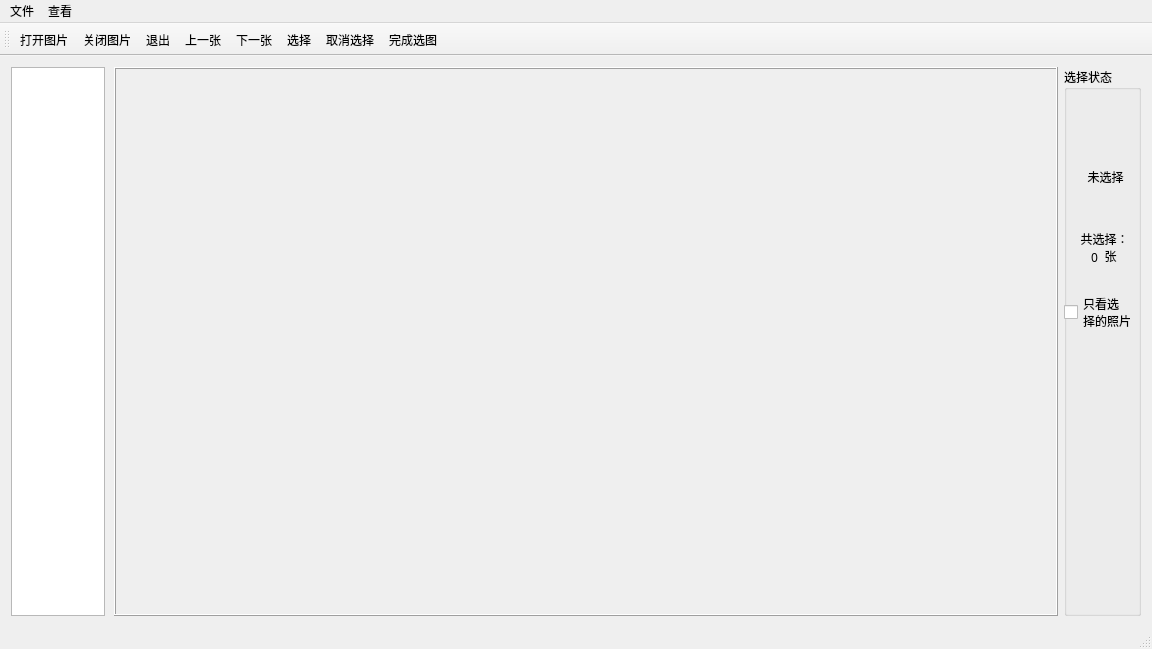
<?xml version="1.0" encoding="UTF-8"?>
<ui version="4.0">
 <class>MainWindow</class>
 <widget class="QMainWindow" name="MainWindow">
  <property name="geometry">
   <rect>
    <x>0</x>
    <y>0</y>
    <width>1152</width>
    <height>649</height>
   </rect>
  </property>
  <property name="font">
   <font>
    <family>WenQuanYi Micro Hei Mono</family>
   </font>
  </property>
  <property name="windowTitle">
   <string>MainWindow</string>
  </property>
  <widget class="QWidget" name="centralWidget">
   <layout class="QHBoxLayout" name="horizontalLayout_2">
    <item>
     <layout class="QHBoxLayout" name="horizontalLayout" stretch="1,0,10">
      <item>
       <widget class="QListView" name="listView"/>
      </item>
      <item>
       <spacer name="horizontalSpacer">
        <property name="orientation">
         <enum>Qt::Horizontal</enum>
        </property>
        <property name="sizeType">
         <enum>QSizePolicy::Fixed</enum>
        </property>
        <property name="sizeHint" stdset="0">
         <size>
          <width>3</width>
          <height>20</height>
         </size>
        </property>
       </spacer>
      </item>
      <item>
       <widget class="QWidget" name="widget" native="true">
        <layout class="QGridLayout" name="gridLayout">
         <property name="leftMargin">
          <number>0</number>
         </property>
         <property name="topMargin">
          <number>0</number>
         </property>
         <property name="rightMargin">
          <number>0</number>
         </property>
         <property name="bottomMargin">
          <number>0</number>
         </property>
         <item row="0" column="0">
          <widget class="QScrollArea" name="scrollArea">
           <property name="frameShape">
            <enum>QFrame::Box</enum>
           </property>
           <property name="frameShadow">
            <enum>QFrame::Raised</enum>
           </property>
           <property name="verticalScrollBarPolicy">
            <enum>Qt::ScrollBarAsNeeded</enum>
           </property>
           <property name="sizeAdjustPolicy">
            <enum>QAbstractScrollArea::AdjustToContents</enum>
           </property>
           <property name="widgetResizable">
            <bool>true</bool>
           </property>
           <widget class="QWidget" name="scrollAreaWidgetContents">
            <property name="geometry">
             <rect>
              <x>0</x>
              <y>0</y>
              <width>923</width>
              <height>501</height>
             </rect>
            </property>
            <widget class="QLabel" name="label">
             <property name="geometry">
              <rect>
               <x>10</x>
               <y>10</y>
               <width>991</width>
               <height>481</height>
              </rect>
             </property>
             <property name="text">
              <string/>
             </property>
             <property name="pixmap">
              <pixmap>:/pic/background.png</pixmap>
             </property>
             <property name="scaledContents">
              <bool>true</bool>
             </property>
             <property name="alignment">
              <set>Qt::AlignCenter</set>
             </property>
            </widget>
           </widget>
          </widget>
         </item>
        </layout>
       </widget>
      </item>
     </layout>
    </item>
    <item>
     <widget class="QGroupBox" name="groupBox">
      <property name="title">
       <string>选择状态</string>
      </property>
      <widget class="QLabel" name="label_select">
       <property name="geometry">
        <rect>
         <x>10</x>
         <y>30</y>
         <width>61</width>
         <height>61</height>
        </rect>
       </property>
       <property name="styleSheet">
        <string notr="true">border-image: url(:/pictures/unselect.ico);</string>
       </property>
       <property name="text">
        <string/>
       </property>
      </widget>
      <widget class="QLabel" name="label_select_status">
       <property name="geometry">
        <rect>
         <x>1</x>
         <y>99</y>
         <width>81</width>
         <height>21</height>
        </rect>
       </property>
       <property name="text">
        <string>未选择</string>
       </property>
       <property name="alignment">
        <set>Qt::AlignCenter</set>
       </property>
      </widget>
      <widget class="QCheckBox" name="checkBox_select">
       <property name="geometry">
        <rect>
         <x>0</x>
         <y>230</y>
         <width>81</width>
         <height>31</height>
        </rect>
       </property>
       <property name="text">
        <string>只看选
择的照片</string>
       </property>
      </widget>
      <widget class="QLabel" name="label_select_count">
       <property name="geometry">
        <rect>
         <x>10</x>
         <y>180</y>
         <width>41</width>
         <height>21</height>
        </rect>
       </property>
       <property name="text">
        <string>0</string>
       </property>
       <property name="alignment">
        <set>Qt::AlignCenter</set>
       </property>
      </widget>
      <widget class="QLabel" name="label_3">
       <property name="geometry">
        <rect>
         <x>0</x>
         <y>160</y>
         <width>81</width>
         <height>41</height>
        </rect>
       </property>
       <property name="text">
        <string>共选择：
    张</string>
       </property>
       <property name="alignment">
        <set>Qt::AlignCenter</set>
       </property>
      </widget>
      <zorder>label_select</zorder>
      <zorder>label_select_status</zorder>
      <zorder>checkBox_select</zorder>
      <zorder>label_3</zorder>
      <zorder>label_select_count</zorder>
     </widget>
    </item>
   </layout>
  </widget>
  <widget class="QMenuBar" name="menuBar">
   <property name="geometry">
    <rect>
     <x>0</x>
     <y>0</y>
     <width>1152</width>
     <height>26</height>
    </rect>
   </property>
   <widget class="QMenu" name="menu">
    <property name="title">
     <string>文件</string>
    </property>
    <addaction name="open_action"/>
    <addaction name="closePic_action"/>
    <addaction name="separator"/>
    <addaction name="closeWin_action"/>
   </widget>
   <widget class="QMenu" name="menu_2">
    <property name="title">
     <string>查看</string>
    </property>
    <addaction name="up"/>
    <addaction name="down"/>
    <addaction name="separator"/>
    <addaction name="unselect"/>
    <addaction name="select"/>
    <addaction name="restore"/>
   </widget>
   <addaction name="menu"/>
   <addaction name="menu_2"/>
  </widget>
  <widget class="QToolBar" name="mainToolBar">
   <property name="layoutDirection">
    <enum>Qt::LeftToRight</enum>
   </property>
   <property name="movable">
    <bool>true</bool>
   </property>
   <property name="allowedAreas">
    <set>Qt::AllToolBarAreas</set>
   </property>
   <property name="iconSize">
    <size>
     <width>80</width>
     <height>40</height>
    </size>
   </property>
   <property name="toolButtonStyle">
    <enum>Qt::ToolButtonTextUnderIcon</enum>
   </property>
   <attribute name="toolBarArea">
    <enum>TopToolBarArea</enum>
   </attribute>
   <attribute name="toolBarBreak">
    <bool>false</bool>
   </attribute>
   <addaction name="open_action"/>
   <addaction name="closePic_action"/>
   <addaction name="closeWin_action"/>
   <addaction name="up"/>
   <addaction name="down"/>
   <addaction name="select"/>
   <addaction name="unselect"/>
   <addaction name="restore"/>
  </widget>
  <widget class="QStatusBar" name="statusBar"/>
  <action name="open_action">
   <property name="icon">
    <iconset resource="pictures/pictures.qrc">
     <normaloff>:/pictures/open.ico</normaloff>:/pictures/open.ico</iconset>
   </property>
   <property name="text">
    <string>打开图片</string>
   </property>
   <property name="shortcut">
    <string>Ctrl+O</string>
   </property>
  </action>
  <action name="closePic_action">
   <property name="icon">
    <iconset resource="pictures/pictures.qrc">
     <normaloff>:/pictures/close.ico</normaloff>:/pictures/close.ico</iconset>
   </property>
   <property name="text">
    <string>关闭图片</string>
   </property>
   <property name="shortcut">
    <string>Ctrl+W</string>
   </property>
  </action>
  <action name="closeWin_action">
   <property name="icon">
    <iconset resource="pictures/pictures.qrc">
     <normaloff>:/pictures/quit.ico</normaloff>:/pictures/quit.ico</iconset>
   </property>
   <property name="text">
    <string>退出</string>
   </property>
   <property name="shortcut">
    <string>Ctrl+Q</string>
   </property>
  </action>
  <action name="up">
   <property name="icon">
    <iconset resource="pictures/pictures.qrc">
     <normaloff>:/pictures/up.ico</normaloff>:/pictures/up.ico</iconset>
   </property>
   <property name="text">
    <string>上一张</string>
   </property>
   <property name="shortcut">
    <string>Up</string>
   </property>
  </action>
  <action name="down">
   <property name="icon">
    <iconset resource="pictures/pictures.qrc">
     <normaloff>:/pictures/down.ico</normaloff>:/pictures/down.ico</iconset>
   </property>
   <property name="text">
    <string>下一张</string>
   </property>
   <property name="shortcut">
    <string>Down</string>
   </property>
  </action>
  <action name="unselect">
   <property name="icon">
    <iconset resource="pictures/pictures.qrc">
     <normaloff>:/pictures/unselect.ico</normaloff>:/pictures/unselect.ico</iconset>
   </property>
   <property name="text">
    <string>取消选择</string>
   </property>
   <property name="toolTip">
    <string>取消选择</string>
   </property>
  </action>
  <action name="select">
   <property name="icon">
    <iconset resource="pictures/pictures.qrc">
     <normaloff>:/pictures/select.ico</normaloff>:/pictures/select.ico</iconset>
   </property>
   <property name="text">
    <string>选择</string>
   </property>
   <property name="toolTip">
    <string>选择</string>
   </property>
  </action>
  <action name="restore">
   <property name="icon">
    <iconset resource="pictures/pictures.qrc">
     <normaloff>:/pictures/restore.ico</normaloff>:/pictures/restore.ico</iconset>
   </property>
   <property name="text">
    <string>完成选图</string>
   </property>
  </action>
 </widget>
 <layoutdefault spacing="6" margin="11"/>
 <resources>
  <include location="pictures/pictures.qrc"/>
 </resources>
 <connections/>
</ui>
